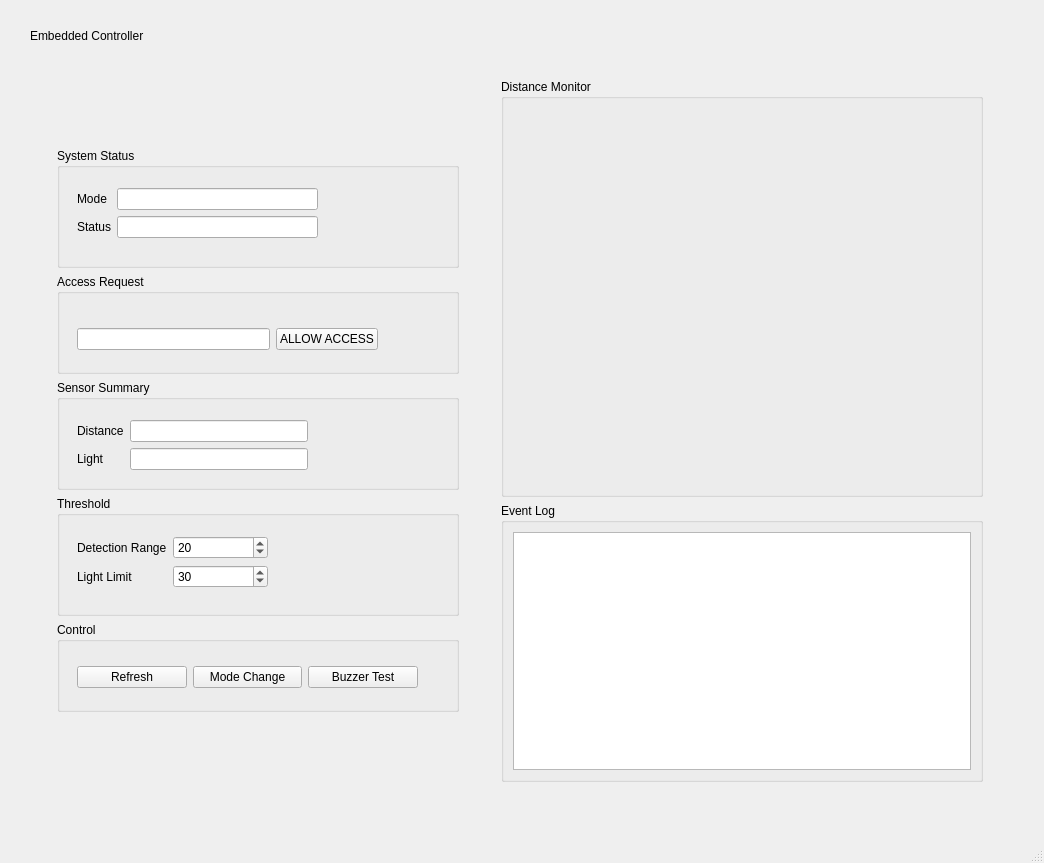
<?xml version="1.0" encoding="UTF-8"?>
<ui version="4.0">
 <class>MainWindow</class>
 <widget class="QMainWindow" name="MainWindow">
  <property name="geometry">
   <rect>
    <x>0</x>
    <y>0</y>
    <width>1044</width>
    <height>863</height>
   </rect>
  </property>
  <property name="windowTitle">
   <string>MainWindow</string>
  </property>
  <widget class="QWidget" name="centralwidget">
   <widget class="QLabel" name="titleLabel">
    <property name="geometry">
     <rect>
      <x>30</x>
      <y>20</y>
      <width>304</width>
      <height>32</height>
     </rect>
    </property>
    <property name="styleSheet">
     <string notr="true">font: 24pt &quot;NanumGothicCoding&quot;;</string>
    </property>
    <property name="text">
     <string>Embedded Controller</string>
    </property>
   </widget>
   <widget class="QWidget" name="">
    <property name="geometry">
     <rect>
      <x>30</x>
      <y>70</y>
      <width>981</width>
      <height>721</height>
     </rect>
    </property>
    <layout class="QHBoxLayout" name="horizontalLayout_3">
     <item>
      <widget class="QWidget" name="leftPanel" native="true">
       <property name="maximumSize">
        <size>
         <width>420</width>
         <height>16777215</height>
        </size>
       </property>
       <layout class="QVBoxLayout" name="verticalLayout_6">
        <item>
         <layout class="QVBoxLayout" name="verticalLayout_left">
          <item>
           <widget class="QGroupBox" name="groupBox">
            <property name="maximumSize">
             <size>
              <width>16777215</width>
              <height>120</height>
             </size>
            </property>
            <property name="title">
             <string>System Status</string>
            </property>
            <widget class="QWidget" name="">
             <property name="geometry">
              <rect>
               <x>20</x>
               <y>40</y>
               <width>241</width>
               <height>71</height>
              </rect>
             </property>
             <layout class="QFormLayout" name="formLayout_3">
              <item row="0" column="0">
               <widget class="QLabel" name="label_5">
                <property name="styleSheet">
                 <string notr="true">font: 14pt &quot;NanumGothicCoding&quot;;</string>
                </property>
                <property name="text">
                 <string>Mode</string>
                </property>
               </widget>
              </item>
              <item row="2" column="0">
               <widget class="QLabel" name="label_4">
                <property name="styleSheet">
                 <string notr="true">font: 14pt &quot;NanumGothicCoding&quot;;</string>
                </property>
                <property name="text">
                 <string>Status</string>
                </property>
               </widget>
              </item>
              <item row="0" column="1">
               <widget class="QLineEdit" name="label_mode"/>
              </item>
              <item row="2" column="1">
               <widget class="QLineEdit" name="label_status"/>
              </item>
             </layout>
            </widget>
           </widget>
          </item>
          <item>
           <widget class="QGroupBox" name="groupBox_2">
            <property name="maximumSize">
             <size>
              <width>16777215</width>
              <height>100</height>
             </size>
            </property>
            <property name="title">
             <string>Access Request</string>
            </property>
            <widget class="QWidget" name="">
             <property name="geometry">
              <rect>
               <x>20</x>
               <y>40</y>
               <width>301</width>
               <height>51</height>
              </rect>
             </property>
             <layout class="QHBoxLayout" name="horizontalLayout">
              <item>
               <widget class="QLineEdit" name="label_request"/>
              </item>
              <item>
               <widget class="QPushButton" name="btn_allow_access">
                <property name="styleSheet">
                 <string notr="true">font: 12pt &quot;NanumGothicCoding&quot;;</string>
                </property>
                <property name="text">
                 <string>ALLOW ACCESS</string>
                </property>
               </widget>
              </item>
             </layout>
            </widget>
           </widget>
          </item>
          <item>
           <widget class="QGroupBox" name="groupBox_3">
            <property name="maximumSize">
             <size>
              <width>16777215</width>
              <height>110</height>
             </size>
            </property>
            <property name="title">
             <string>Sensor Summary</string>
            </property>
            <widget class="QWidget" name="">
             <property name="geometry">
              <rect>
               <x>20</x>
               <y>40</y>
               <width>231</width>
               <height>81</height>
              </rect>
             </property>
             <layout class="QFormLayout" name="formLayout">
              <item row="0" column="0">
               <widget class="QLabel" name="label_2">
                <property name="styleSheet">
                 <string notr="true">font: 14pt &quot;NanumGothicCoding&quot;;</string>
                </property>
                <property name="text">
                 <string>Distance</string>
                </property>
               </widget>
              </item>
              <item row="2" column="0">
               <widget class="QLabel" name="label_3">
                <property name="styleSheet">
                 <string notr="true">font: 14pt &quot;NanumGothicCoding&quot;;</string>
                </property>
                <property name="text">
                 <string>Light</string>
                </property>
               </widget>
              </item>
              <item row="2" column="1">
               <widget class="QLineEdit" name="label_light"/>
              </item>
              <item row="0" column="1">
               <widget class="QLineEdit" name="label_distance"/>
              </item>
             </layout>
            </widget>
           </widget>
          </item>
          <item>
           <widget class="QGroupBox" name="groupBox_4">
            <property name="maximumSize">
             <size>
              <width>16777215</width>
              <height>120</height>
             </size>
            </property>
            <property name="title">
             <string>Threshold</string>
            </property>
            <widget class="QWidget" name="">
             <property name="geometry">
              <rect>
               <x>20</x>
               <y>40</y>
               <width>191</width>
               <height>81</height>
              </rect>
             </property>
             <layout class="QFormLayout" name="formLayout_2">
              <item row="2" column="0">
               <widget class="QLabel" name="label_7">
                <property name="styleSheet">
                 <string notr="true">font: 12pt &quot;NanumGothicCoding&quot;;</string>
                </property>
                <property name="text">
                 <string>Light Limit</string>
                </property>
               </widget>
              </item>
              <item row="2" column="1">
               <widget class="QSpinBox" name="spin_light_limit">
                <property name="maximum">
                 <number>255</number>
                </property>
                <property name="value">
                 <number>30</number>
                </property>
               </widget>
              </item>
              <item row="0" column="0">
               <widget class="QLabel" name="label_6">
                <property name="styleSheet">
                 <string notr="true">font: 12pt &quot;NanumGothicCoding&quot;;</string>
                </property>
                <property name="text">
                 <string>Detection Range</string>
                </property>
               </widget>
              </item>
              <item row="0" column="1">
               <widget class="QSpinBox" name="spin_distance_limit">
                <property name="minimum">
                 <number>1</number>
                </property>
                <property name="maximum">
                 <number>100</number>
                </property>
                <property name="value">
                 <number>20</number>
                </property>
               </widget>
              </item>
             </layout>
            </widget>
           </widget>
          </item>
          <item>
           <widget class="QGroupBox" name="groupBox_5">
            <property name="maximumSize">
             <size>
              <width>16777215</width>
              <height>90</height>
             </size>
            </property>
            <property name="title">
             <string>Control</string>
            </property>
            <widget class="QWidget" name="">
             <property name="geometry">
              <rect>
               <x>20</x>
               <y>30</y>
               <width>341</width>
               <height>51</height>
              </rect>
             </property>
             <layout class="QHBoxLayout" name="horizontalLayout_2">
              <item>
               <widget class="QPushButton" name="btn_refresh">
                <property name="styleSheet">
                 <string notr="true">font: 12pt &quot;NanumGothicCoding&quot;;</string>
                </property>
                <property name="text">
                 <string>Refresh</string>
                </property>
               </widget>
              </item>
              <item>
               <widget class="QPushButton" name="btn_mode">
                <property name="styleSheet">
                 <string notr="true">font: 12pt &quot;NanumGothicCoding&quot;;</string>
                </property>
                <property name="text">
                 <string>Mode Change</string>
                </property>
               </widget>
              </item>
              <item>
               <widget class="QPushButton" name="btn_buzzer">
                <property name="styleSheet">
                 <string notr="true">font: 12pt &quot;NanumGothicCoding&quot;;</string>
                </property>
                <property name="text">
                 <string>Buzzer Test</string>
                </property>
               </widget>
              </item>
             </layout>
            </widget>
           </widget>
          </item>
         </layout>
        </item>
       </layout>
      </widget>
     </item>
     <item>
      <widget class="QWidget" name="rightPanel" native="true">
       <property name="maximumSize">
        <size>
         <width>500</width>
         <height>16777215</height>
        </size>
       </property>
       <layout class="QVBoxLayout" name="verticalLayout_5">
        <item>
         <layout class="QVBoxLayout" name="verticalLayout_right" stretch="3,2">
          <item>
           <widget class="QGroupBox" name="groupBox_6">
            <property name="minimumSize">
             <size>
              <width>0</width>
              <height>280</height>
             </size>
            </property>
            <property name="title">
             <string>Distance Monitor</string>
            </property>
            <layout class="QVBoxLayout" name="verticalLayout_3">
             <item>
              <widget class="QWidget" name="widget_distance_chart" native="true">
               <property name="baseSize">
                <size>
                 <width>400</width>
                 <height>250</height>
                </size>
               </property>
              </widget>
             </item>
            </layout>
           </widget>
          </item>
          <item>
           <widget class="QGroupBox" name="groupBox_7">
            <property name="minimumSize">
             <size>
              <width>300</width>
              <height>0</height>
             </size>
            </property>
            <property name="title">
             <string>Event Log</string>
            </property>
            <layout class="QVBoxLayout" name="verticalLayout_2">
             <item>
              <widget class="QListWidget" name="list_log">
               <property name="font">
                <font>
                 <pointsize>12</pointsize>
                </font>
               </property>
              </widget>
             </item>
            </layout>
           </widget>
          </item>
         </layout>
        </item>
       </layout>
      </widget>
     </item>
    </layout>
   </widget>
  </widget>
  <widget class="QMenuBar" name="menubar">
   <property name="geometry">
    <rect>
     <x>0</x>
     <y>0</y>
     <width>1044</width>
     <height>27</height>
    </rect>
   </property>
  </widget>
  <widget class="QStatusBar" name="statusbar"/>
 </widget>
 <resources/>
 <connections/>
</ui>
